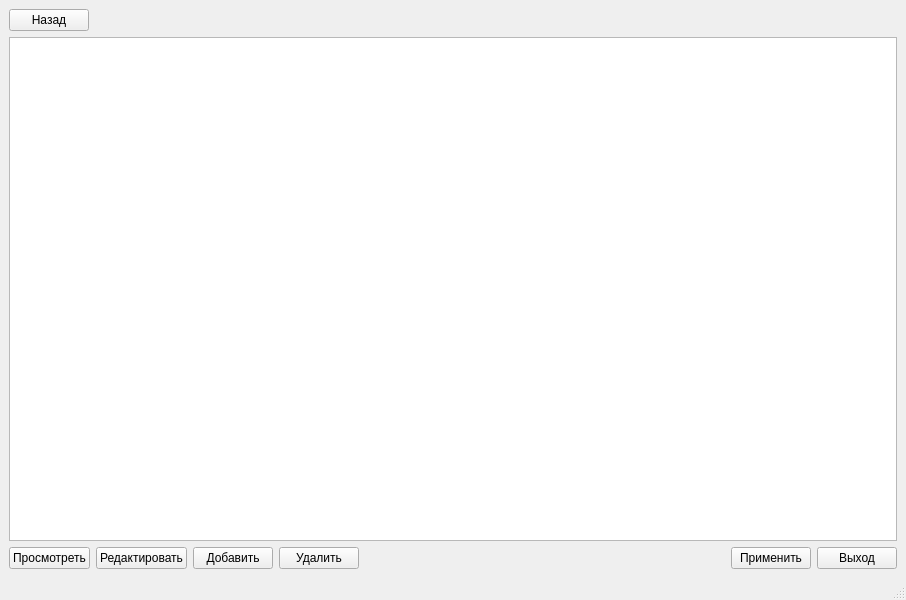
<?xml version="1.0" encoding="UTF-8"?>
<ui version="4.0">
 <class>MainWindow</class>
 <widget class="QMainWindow" name="MainWindow">
  <property name="geometry">
   <rect>
    <x>0</x>
    <y>0</y>
    <width>906</width>
    <height>600</height>
   </rect>
  </property>
  <property name="sizePolicy">
   <sizepolicy hsizetype="Minimum" vsizetype="Minimum">
    <horstretch>0</horstretch>
    <verstretch>0</verstretch>
   </sizepolicy>
  </property>
  <property name="windowTitle">
   <string>MainWindow</string>
  </property>
  <widget class="QWidget" name="centralwidget">
   <layout class="QVBoxLayout" name="verticalLayout">
    <item>
     <widget class="QPushButton" name="btnBack">
      <property name="sizePolicy">
       <sizepolicy hsizetype="Fixed" vsizetype="Fixed">
        <horstretch>0</horstretch>
        <verstretch>0</verstretch>
       </sizepolicy>
      </property>
      <property name="text">
       <string>Назад</string>
      </property>
      <property name="icon">
       <iconset theme="QIcon::ThemeIcon::SystemLogOut"/>
      </property>
     </widget>
    </item>
    <item>
     <widget class="QTableWidget" name="listTable"/>
    </item>
    <item>
     <layout class="QHBoxLayout" name="horizontalLayout">
      <item>
       <widget class="QPushButton" name="btnView">
        <property name="text">
         <string>Просмотреть</string>
        </property>
       </widget>
      </item>
      <item>
       <widget class="QPushButton" name="btnEdit">
        <property name="text">
         <string>Редактировать</string>
        </property>
       </widget>
      </item>
      <item>
       <widget class="QPushButton" name="btnAdd">
        <property name="text">
         <string>Добавить</string>
        </property>
       </widget>
      </item>
      <item>
       <widget class="QPushButton" name="btnDelete">
        <property name="text">
         <string>Удалить</string>
        </property>
       </widget>
      </item>
      <item>
       <spacer name="horizontalSpacer">
        <property name="orientation">
         <enum>Qt::Orientation::Horizontal</enum>
        </property>
        <property name="sizeHint" stdset="0">
         <size>
          <width>40</width>
          <height>20</height>
         </size>
        </property>
       </spacer>
      </item>
      <item>
       <widget class="QPushButton" name="btnApply">
        <property name="text">
         <string>Применить</string>
        </property>
       </widget>
      </item>
      <item>
       <widget class="QPushButton" name="btnExit">
        <property name="text">
         <string>Выход</string>
        </property>
       </widget>
      </item>
     </layout>
    </item>
   </layout>
  </widget>
  <widget class="QMenuBar" name="menubar">
   <property name="geometry">
    <rect>
     <x>0</x>
     <y>0</y>
     <width>906</width>
     <height>21</height>
    </rect>
   </property>
  </widget>
  <widget class="QStatusBar" name="statusbar"/>
 </widget>
 <resources/>
 <connections/>
</ui>
